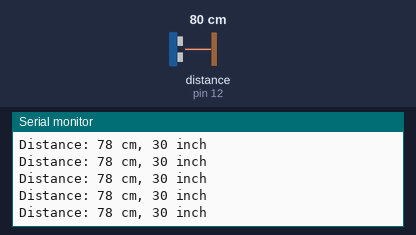
The program below on a simulated Arduino Mega 2560, built with avr-gcc and run on an emulated ATmega2560. On the bench: the last lines printed to the serial monitor. Wiring (inferred from the names in the program): ultrasonic range finder: trigger pin 13; echo pin 12. The test bench sets the inputs (shaded band); at power-on: distance to the obstacle (sensor on pin 12) 80 cm. The echo pulse lasts 58.3 µs per cm.

Above: at 1.2 s.
1.3 s: distance to the obstacle (sensor on pin 12) set to 299 cm
At 1.62 s:
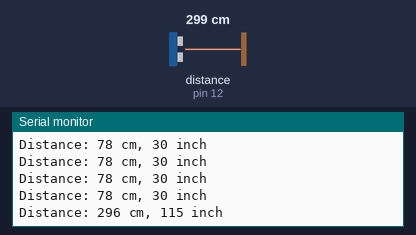
4.3 s: distance to the obstacle (sensor on pin 12) set to 2 cm
At 4.45 s:
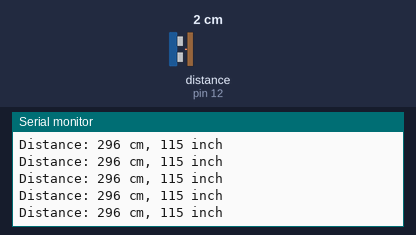
Timing chart, 0 to 7.3 s (numbered marks = the images above; inputs shaded):
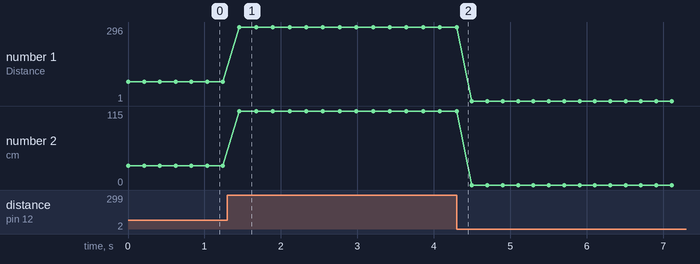

The program:

main.cpp
```cpp
#include <Arduino.h>

// Pin assignments — must match wiring.yaml
constexpr uint8_t TRIG_PIN = 13;
constexpr uint8_t ECHO_PIN = 12;

void setup() {
  pinMode(TRIG_PIN, OUTPUT);
  pinMode(ECHO_PIN, INPUT);
  Serial.begin(115200);
  Serial.println("Ultrasonic Sensor HC-SR04 Test");
}

void loop() {
  // Send 10us trigger pulse
  digitalWrite(TRIG_PIN, LOW);
  delayMicroseconds(2);
  digitalWrite(TRIG_PIN, HIGH);
  delayMicroseconds(10);
  digitalWrite(TRIG_PIN, LOW);

  // Measure echo duration
  long duration = pulseIn(ECHO_PIN, HIGH);

  // Convert to distance
  int distance_cm   = duration * 0.034 / 2;
  int distance_inch = duration * 0.0133 / 2;

  Serial.print("Distance: ");
  Serial.print(distance_cm);
  Serial.print(" cm, ");
  Serial.print(distance_inch);
  Serial.println(" inch");
  delay(200);
}
```

Measured:
- after the input at 1.3 s, the serial monitor: prints a new line after 0.16 s (image 1)
- plotted number 1: 78 → 296 after the input at 1.3 s, 296 → 1 after the input at 4.3 s
- plotted number 2: 30 → 115 after the input at 1.3 s, 115 → 0 after the input at 4.3 s
